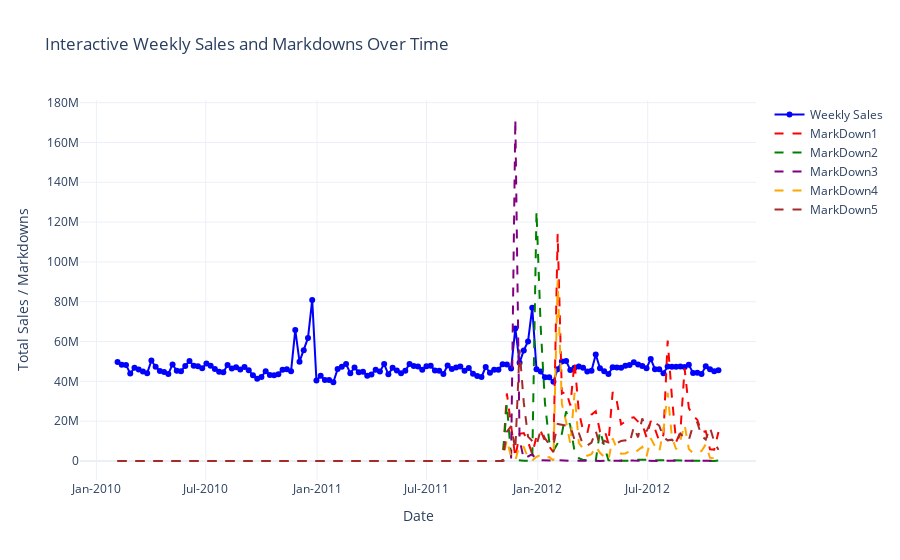

The notebook cell this image was saved under:
### Code cell
# Group by Date and sum up sales + markdowns
weekly_trend = train_final.groupby("Date").agg({
    "Weekly_Sales": "sum",
    "MarkDown1": "sum",
    "MarkDown2": "sum",
    "MarkDown3": "sum",
    "MarkDown4": "sum",
    "MarkDown5": "sum"
}).reset_index()

# Create interactive figure
fig = go.Figure()

# Add Weekly Sales line
fig.add_trace(go.Scatter(x=weekly_trend["Date"], y=weekly_trend["Weekly_Sales"], 
                         mode="lines+markers", name="Weekly Sales", line=dict(color="blue")))

# Add MarkDown lines
fig.add_trace(go.Scatter(x=weekly_trend["Date"], y=weekly_trend["MarkDown1"], 
                         mode="lines", name="MarkDown1", line=dict(dash="dash", color="red")))
fig.add_trace(go.Scatter(x=weekly_trend["Date"], y=weekly_trend["MarkDown2"], 
                         mode="lines", name="MarkDown2", line=dict(dash="dash", color="green")))
fig.add_trace(go.Scatter(x=weekly_trend["Date"], y=weekly_trend["MarkDown3"], 
                         mode="lines", name="MarkDown3", line=dict(dash="dash", color="purple")))
fig.add_trace(go.Scatter(x=weekly_trend["Date"], y=weekly_trend["MarkDown4"], 
                         mode="lines", name="MarkDown4", line=dict(dash="dash", color="orange")))
fig.add_trace(go.Scatter(x=weekly_trend["Date"], y=weekly_trend["MarkDown5"], 
                         mode="lines", name="MarkDown5", line=dict(dash="dash", color="brown")))

# Customize layout
fig.update_layout(title="Interactive Weekly Sales and Markdowns Over Time",
                  xaxis_title="Date",
                  yaxis_title="Total Sales / Markdowns",
                  xaxis=dict(tickformat="%b-%Y"),  # Show Month-Year on x-axis
                  hovermode="x unified",
                  template="plotly_white")

# Show interactive plot
fig.show()

### Figure 1 — Plotly figure (JSON) as saved in the notebook; plotly's stock layout.template omitted (floating-point values rounded to 4 significant figures; data arrays with more than 128 entries replaced by an {"elided": "..."} marker saying what was removed)
{"data": [{"line": {"color": "blue"}, "mode": "lines+markers", "name": "Weekly Sales", "type": "scatter", "x": {"elided": "143 str values"}, "y": {"elided": "143 float values"}}, {"line": {"color": "red", "dash": "dash"}, "mode": "lines", "name": "MarkDown1", "type": "scatter", "x": {"elided": "143 str values"}, "y": {"elided": "143 float values"}}, {"line": {"color": "green", "dash": "dash"}, "mode": "lines", "name": "MarkDown2", "type": "scatter", "x": {"elided": "143 str values"}, "y": {"elided": "143 float values"}}, {"line": {"color": "purple", "dash": "dash"}, "mode": "lines", "name": "MarkDown3", "type": "scatter", "x": {"elided": "143 str values"}, "y": {"elided": "143 float values"}}, {"line": {"color": "orange", "dash": "dash"}, "mode": "lines", "name": "MarkDown4", "type": "scatter", "x": {"elided": "143 str values"}, "y": {"elided": "143 float values"}}, {"line": {"color": "brown", "dash": "dash"}, "mode": "lines", "name": "MarkDown5", "type": "scatter", "x": {"elided": "143 str values"}, "y": {"elided": "143 float values"}}], "layout": {"hovermode": "x unified", "title": {"text": "Interactive Weekly Sales and Markdowns Over Time"}, "xaxis": {"tickformat": "%b-%Y", "title": {"text": "Date"}}, "yaxis": {"title": {"text": "Total Sales / Markdowns"}}}}
